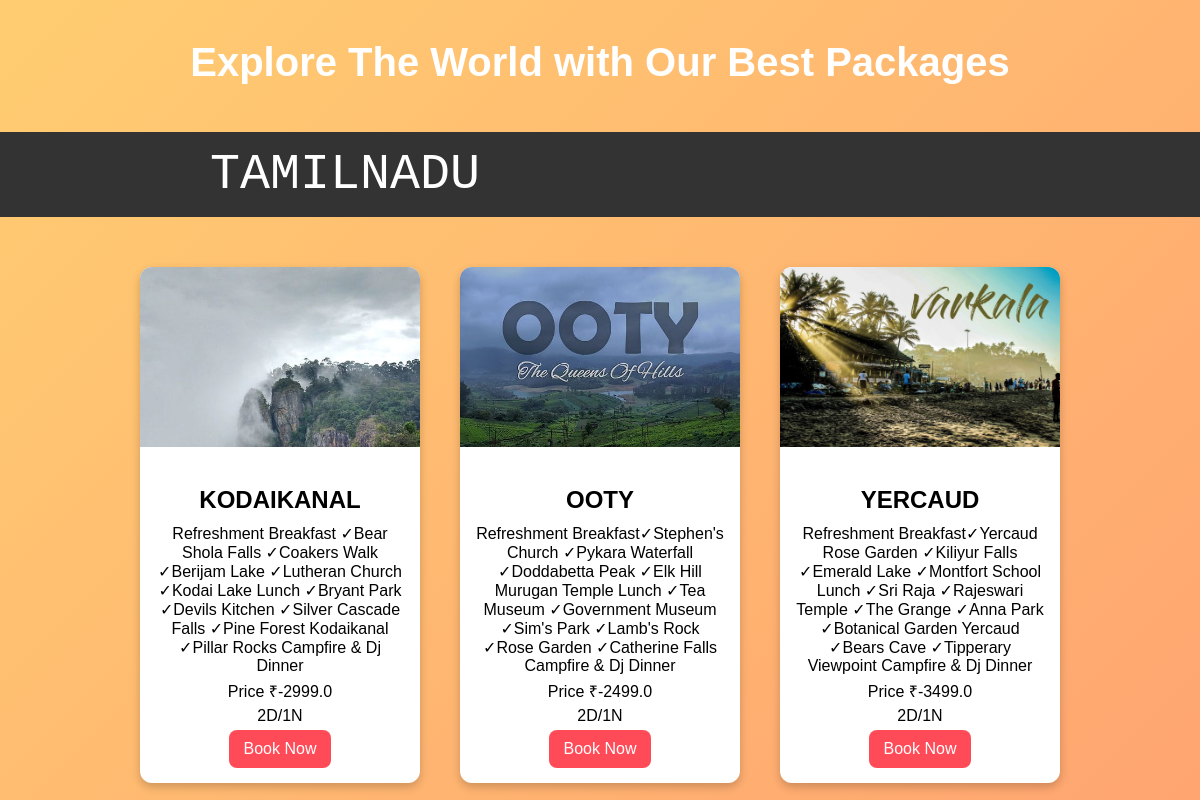
Screenshot of /tamilnadu with the database file from the repository.
### myapp/models.py (models this page shows)
class package(models.Model):
    package_name = models.CharField(max_length=50)
    package_price = models.FloatField()
    package_description = models.TextField()
    place_name = models.CharField(max_length=50)
    package_image = models.ImageField(upload_to='uploads/')

### myapp/views.py (the view)
# urls.py: path('tamilnadu',views.tamilnadu,name='tamilnadu'),
def tamilnadu(request):
    place = package.objects.filter(place_name='tamilnadu')
    return render(request,'tamilnadu.html',{'place':place})

### myapp/templates/tamilnadu.html (shortened to what this page needs)
{% load static %}
<!DOCTYPE html>
<html lang="en">
<head>
    <link rel="stylesheet" href="{% static 'packages.css' %}">
</head>
<body>
    <header>
        <h1>Explore The World with Our Best Packages</h1>
    </header>
    <nav>
        <ul>
            <li style="margin-left: 190px; font-size: 50px; font-family: 'Courier New', Courier, monospace;"><a href="#">TAMILNADU</a></li>
        </ul>
    </nav>
    <section class="packages">
        {% for i in place %}
        <div class="package-card">
            <img src="{{ i.package_image.url }}" alt="Switzerland Tour">
            <div class="package-info">
                <h2>{{ i.package_name }}</h2>
                <p>{{ i.package_description }}</p>
                <p>Price ₹-{{ i.package_price }}</p>
                <p>2D/1N</p>
                <a href="/bookings/{{ i.id }}/"><button class="book-btn">Book Now</button></a>
            </div>
        </div>
        {% endfor %}
    </section>
</body>
</html>

### myapp/static/packages.css (style rules this page uses)
body { font-family: Arial, sans-serif; margin: 0; padding: 0; text-align: center; background: linear-gradient(-45deg, #ff7eb3, #ff758c, #ff9770, #ffcd71); background-size: 400% 400%; animation: gradientBG 10s ease infinite; color: white; }
header h1 { font-size: 2.5rem; padding: 20px; margin-top: 20px; }
.packages { display: flex; justify-content: center; flex-wrap: wrap; margin-top: 30px; }
.package-card { background: white; color: black; width: 280px; margin: 20px; border-radius: 12px; overflow: hidden; box-shadow: 0 4px 10px rgba(0, 0, 0, 0.2); transition: transform 0.3s ease-in-out; cursor: pointer; }
.package-card img { width: 100%; height: 180px; object-fit: cover; }
.package-info { padding: 15px; }
.package-info h2 { font-size: 1.5rem; margin-bottom: 10px; }
.package-info p { font-size: 1rem; margin: 5px 0; }
.book-btn { background: #ff4a57; color: white; border: none; padding: 10px 15px; border-radius: 8px; font-size: 1rem; cursor: pointer; transition: background 0.3s ease-in-out; }
nav { background-color: #333; overflow: hidden; }
nav ul { list-style-type: none; margin: 0; padding: 0; }
nav ul li { float: left; }
nav ul li a { display: block; color: white; text-align: center; padding: 14px 20px; text-decoration: none; }

### rows the page displays
package: package_image (picture), package_name "KODAIKANAL", package_description "Refreshment Breakfast ✓Bear Shola Falls ✓Coakers Walk ✓Berijam Lake ✓Lutheran Church ✓Kodai Lake Lunch ✓Bryant Park ✓Devils Kitchen ✓Silver Cascade Falls ✓Pine Forest Kodaikanal ✓Pillar Rocks Campfire & Dj Dinner", package_price "2999.0"
package: package_image (picture), package_name "OOTY", package_description "Refreshment Breakfast✓Stephen's Church ✓Pykara Waterfall ✓Doddabetta Peak ✓Elk Hill Murugan Temple Lunch ✓Tea Museum ✓Government Museum ✓Sim's Park ✓Lamb's Rock ✓Rose Garden ✓Catherine Falls Campfire & Dj Dinner", package_price "2499.0"
package: package_image (picture), package_name "YERCAUD", package_description "Refreshment Breakfast✓Yercaud Rose Garden ✓Kiliyur Falls ✓Emerald Lake ✓Montfort School Lunch ✓Sri Raja ✓Rajeswari Temple ✓The Grange ✓Anna Park ✓Botanical Garden Yercaud ✓Bears Cave ✓Tipperary Viewpoint Campfire & Dj Dinner", package_price "3499.0"
